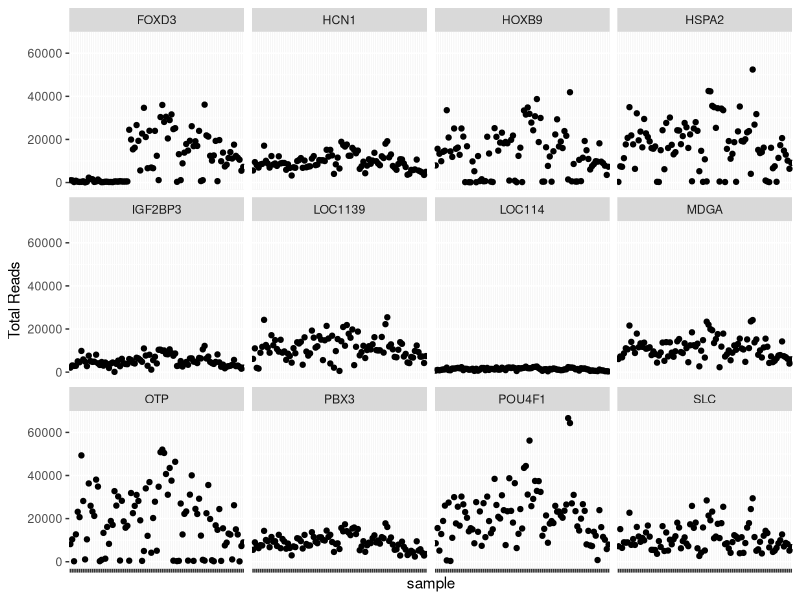
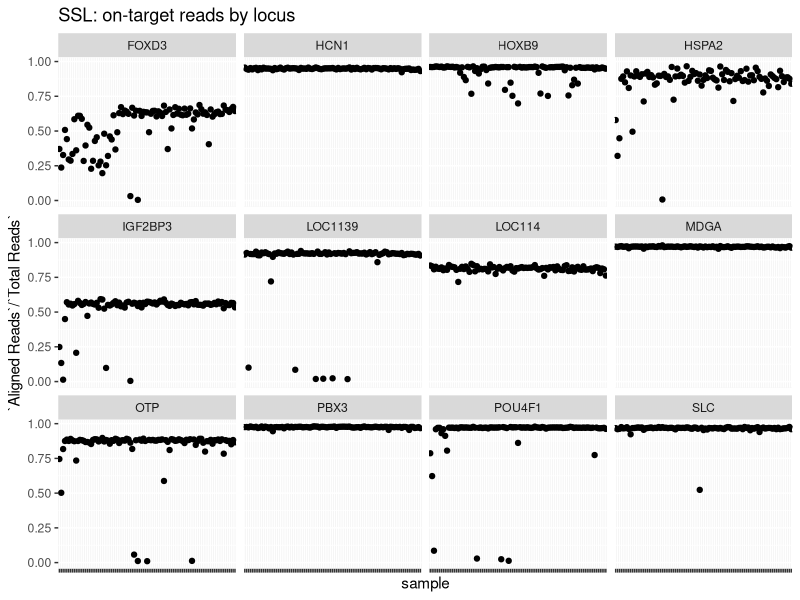
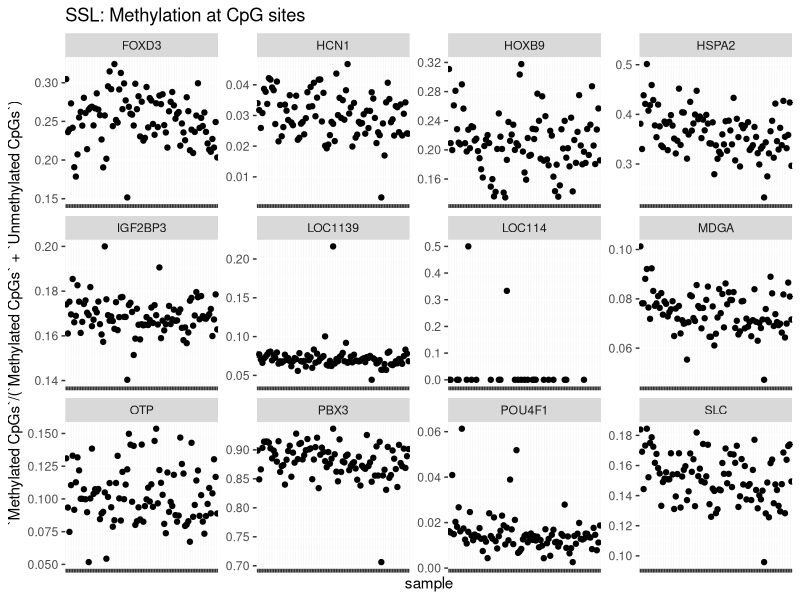
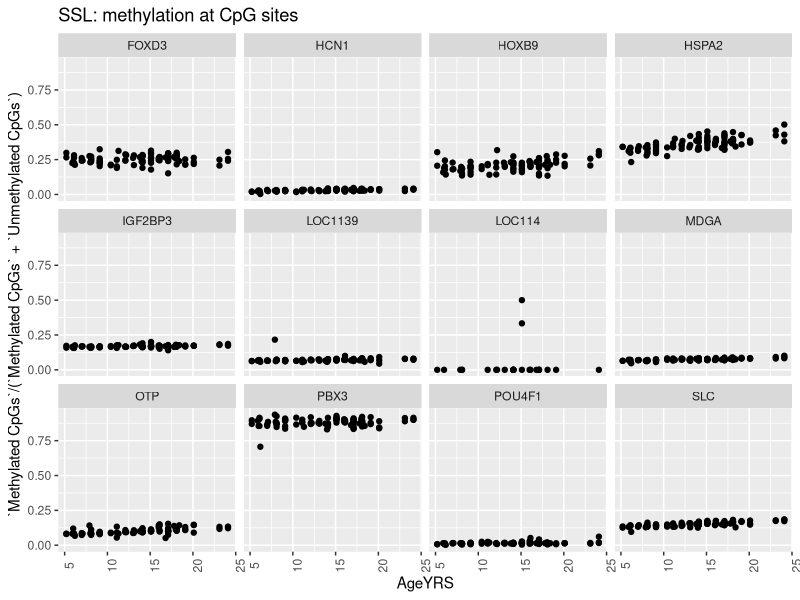
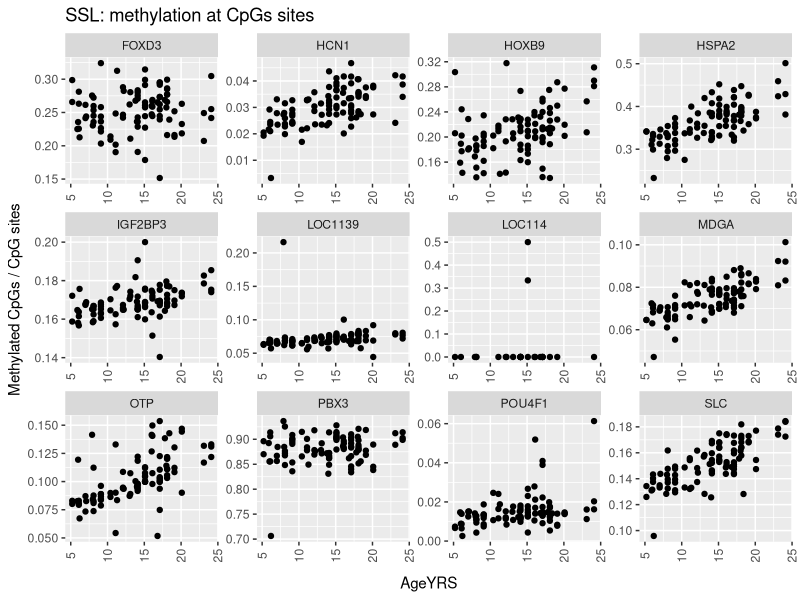
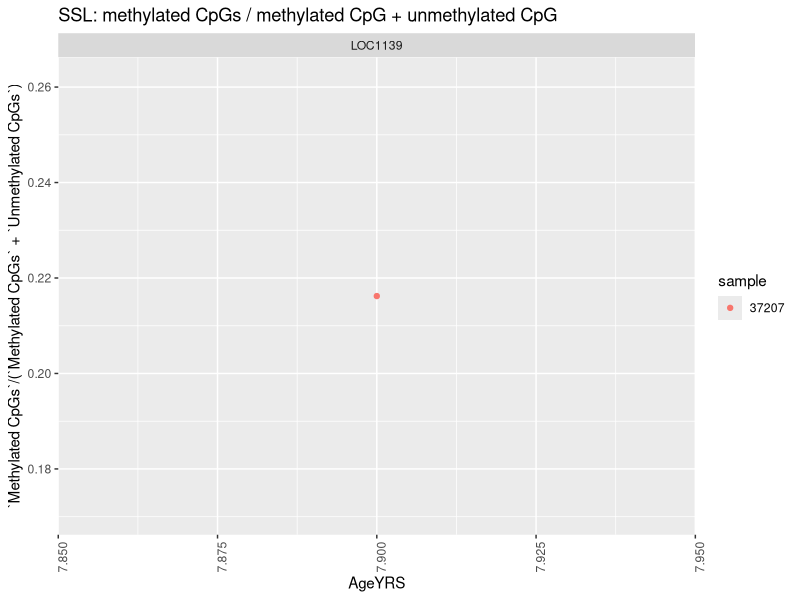
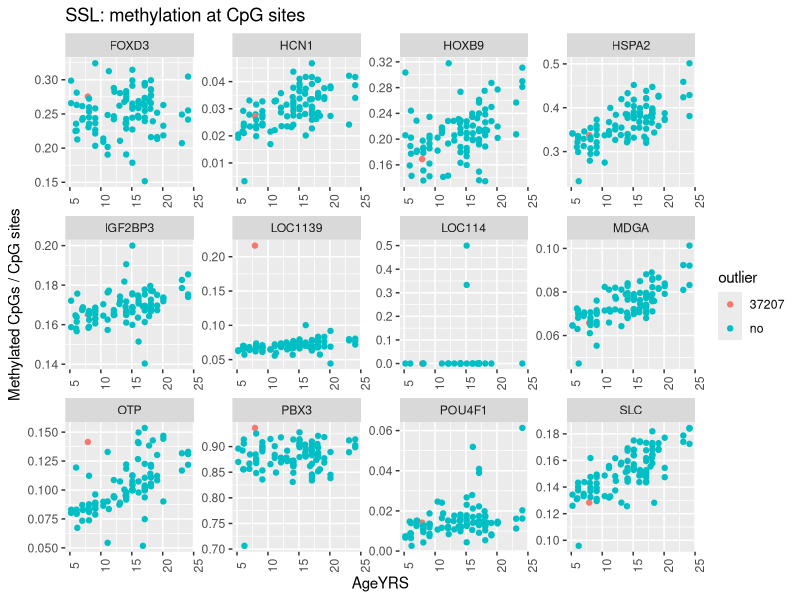
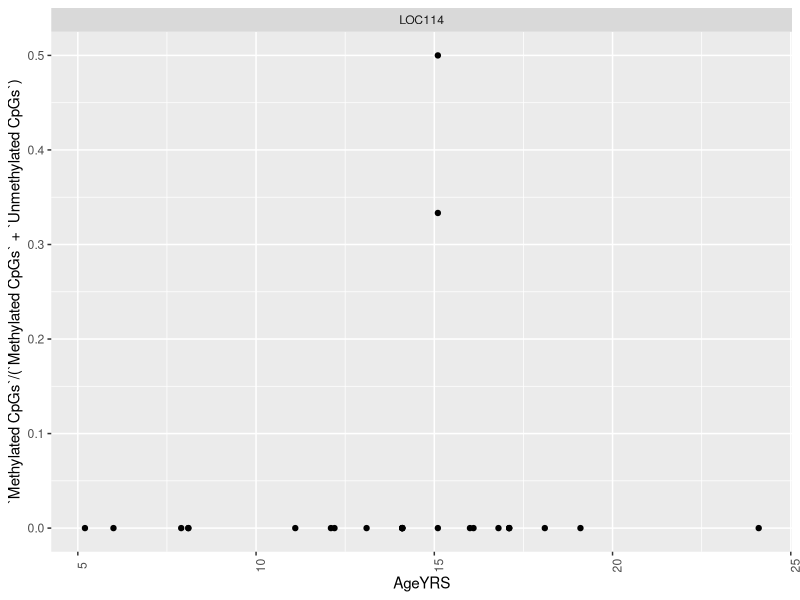

R code for these plots, in order: (Note: this script raises an error after producing the figures.)
## ---- chunk 1
knitr::opts_chunk$set(echo = TRUE)
## ---- chunk 2
library(tidyverse)

metadata <- read_csv("../data/Ejubatus_ABLG_export_20250506.csv") %>%
  mutate(ABLG = as.character(ABLG))

data <- read_csv("../data/locus002_bismark_summary_report.csv")

sample_df <- data %>%
  mutate(File = str_replace(File, "/home/cgumbi/methylation/sea_lion/bismark_output/locus002/alignment/", "")) %>%
  mutate(File = str_replace(File, "_S*_*_L001_R1_trimmed_bismark_bt2_pe.bam", "")) %>%
  separate(File, into = c("sample", "locus")) %>%
  filter(!locus %in% c("S0", "SSL"))
  
## ---- chunk 3
loc114 <- read_csv("../data/Loci114_bismark_summary.csv") 

loc114_df <- loc114 %>%
  mutate(File = str_replace(File, "./", "")) %>%
  separate(File, into = c("sample", "toss"), sep = "_S") %>%
  select(-toss) %>%
  mutate(locus = "LOC114") %>%
  select(sample, locus, everything())

# and then combine with the sample df
ssl_bismark_output <- loc114_df %>%
  bind_rows(sample_df)
## ---- chunk 4
ssl_bismark_output %>%
  ggplot(aes(x = sample, y = `Total Reads`)) +
  geom_point() +
  facet_wrap(.~locus) +
  theme(
    axis.text.x = element_blank()
  ) 
## ---- chunk 5
ssl_bismark_output %>%
  ggplot(aes(x = sample, y = `Aligned Reads`/`Total Reads`)) +
  geom_point() +
  facet_wrap(.~locus) +
  theme(
    axis.text.x = element_blank()
  ) +
  labs(title = "SSL: on-target reads by locus")
  
## ---- chunk 6

ssl_bismark_output %>%
  ggplot(aes(x = sample, y = `Methylated CpGs`/(`Methylated CpGs` + `Unmethylated CpGs`))) +
  geom_point() +
  facet_wrap(.~locus, scales = "free") +
  theme(
    axis.text.x = element_blank()
  ) +
  labs(title = "SSL: Methylation at CpG sites")


## ---- chunk 7
ssl_bismark_output %>%
  left_join(., metadata, by = c("sample" = "ABLG")) %>%
  ggplot(aes(x = AgeYRS, y = `Methylated CpGs`/(`Methylated CpGs` + `Unmethylated CpGs`))) +
  geom_point() +
  facet_wrap(.~locus) +
  theme(
    axis.text.x = element_text(angle = 90)
  ) +
  labs(title = "SSL: methylation at CpG sites")

## ---- chunk 8
ssl_bismark_output %>%
  left_join(., metadata, by = c("sample" = "ABLG")) %>%
  ggplot(aes(x = AgeYRS, y = `Methylated CpGs`/(`Methylated CpGs` + `Unmethylated CpGs`))) +
  geom_point() +
  facet_wrap(.~locus, scales = "free") +
  theme(
    axis.text.x = element_text(angle = 90, vjust = 0.5),
    axis.title.x = element_text(margin = margin(t = 10))
  ) +
  labs(title = "SSL: methylation at CpGs sites",
        y = "Methylated CpGs / CpG sites")

ggsave("outputs/Methylated_CpGs_by_locus.png", width = 10, height = 8)
## ---- chunk 9
ssl_bismark_output %>%
  filter(locus == "LOC1139" & `Methylated CpGs`/(`Methylated CpGs` + `Unmethylated CpGs`) > 0.2) %>%
  left_join(., metadata, by = c("sample" = "ABLG")) %>%
  ggplot(aes(x = AgeYRS, y = `Methylated CpGs`/(`Methylated CpGs` + `Unmethylated CpGs`), color = sample)) +
  geom_point() +
  facet_wrap(.~locus, scales = "free") +
  theme(
    axis.text.x = element_text(angle = 90)
  ) +
  labs(title = "SSL: methylated CpGs / methylated CpG + unmethylated CpG")

## ---- chunk 10
ssl_bismark_output %>%
  mutate(outlier = ifelse(sample == "37207", "37207", "no")) %>%
  left_join(., metadata, by = c("sample" = "ABLG")) %>%
  ggplot(aes(x = AgeYRS, y = `Methylated CpGs`/(`Methylated CpGs` + `Unmethylated CpGs`), color = outlier)) +
  geom_point() +
  facet_wrap(.~locus, scales = "free") +
  theme(
    axis.text.x = element_text(angle = 90)
  ) +
  labs(title = "SSL: methylation at CpG sites",
       y = "Methylated CpGs / CpG sites")
  
## ---- chunk 11
ssl_bismark_output %>%
  filter(locus == "LOC114") %>%
  left_join(., metadata, by = c("sample" = "ABLG")) %>%
  ggplot(aes(x = AgeYRS, y = `Methylated CpGs`/(`Methylated CpGs` + `Unmethylated CpGs`))) +
  geom_point() +
  facet_wrap(.~locus, scales = "free") +
  theme(
    axis.text.x = element_text(angle = 90)
  )
## ---- chunk 12
ssl_bismark_output %>%
  write_csv("outputs/SSL_singleplex_bismark_output.csv")

## ---- chunk 13
ssl_bismark_output %>%
  left_join(., metadata, by = c("sample" = "ABLG")) %>%
  ggplot(aes(x = AgeYRS, y = `Methylated CpGs`/(`Methylated CpGs` + `Unmethylated CpGs`), color = Sex)) +
  geom_point() +
  facet_wrap(.~locus, scales = "free") +
  theme(
    axis.text.x = element_text(angle = 90)
  )
## ---- chunk 14
# avg reads by locus/indiv
ssl_bismark_output %>%
  summarise(mean_reads = mean(`Total Reads`), .by = locus) %>%
  arrange(desc(mean_reads))

## ---- chunk 15
linear_models <- ssl_bismark_output %>%
  mutate(CpG_methylation = `Methylated CpGs`/(`Methylated CpGs` + `Unmethylated CpGs`)) %>%
  left_join(., metadata, by = c("sample" = "ABLG")) %>%
  group_by(locus) %>%
    do(broom::tidy(lm(AgeYRS~CpG_methylation, .))) %>%
  mutate(significant = ifelse(p.value < 0.05, "yes", "no"))
  

ssl_bismark_output %>%
  left_join(., metadata, by = c("sample" = "ABLG")) %>%
  left_join(., linear_models, by = "locus") %>%
  ggplot(aes(x = AgeYRS, y = `Methylated CpGs`/(`Methylated CpGs` + `Unmethylated CpGs`), color = significant)) +
  geom_point() +
  facet_wrap(.~locus, scales = "free") +
  theme_bw() +
  theme(
    axis.text.x = element_text(angle = 90)
  ) +
  labs(y = "Methylated CpGs / CpG sites",
       color = "linear model\np-value < 0.05")
